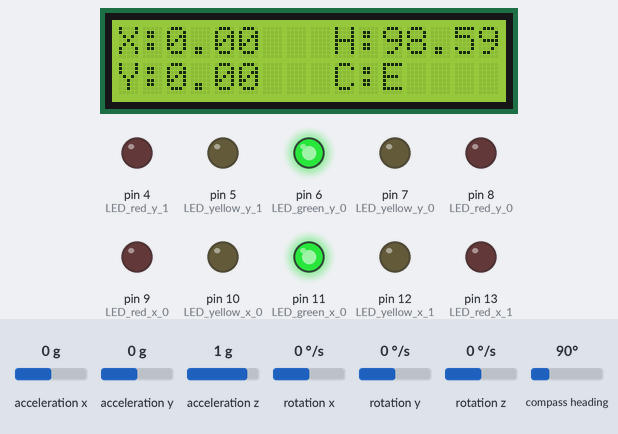
A sketch run on a simulated Arduino Uno, built with avr-gcc and run on an emulated ATmega328P. Shown: 16×2 character LCD, output pins drawn as LEDs (lit = HIGH). Wiring (inferred from the names in the program): HMC5883L compass at I2C address 0x1E. The test bench sets the inputs (shaded band); at power-on: compass heading 90°, acceleration x 0 g, acceleration y 0 g, acceleration z 1 g, rotation x 0 °/s, rotation y 0 °/s, rotation z 0 °/s.

Above: at 4.3 s.
4.4 s: compass heading set to 7°
At 5.4 s:
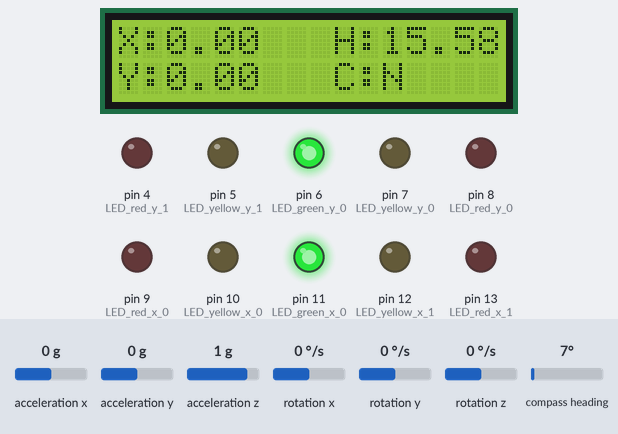
6.0 s: compass heading set to 180°
At 7.3 s:
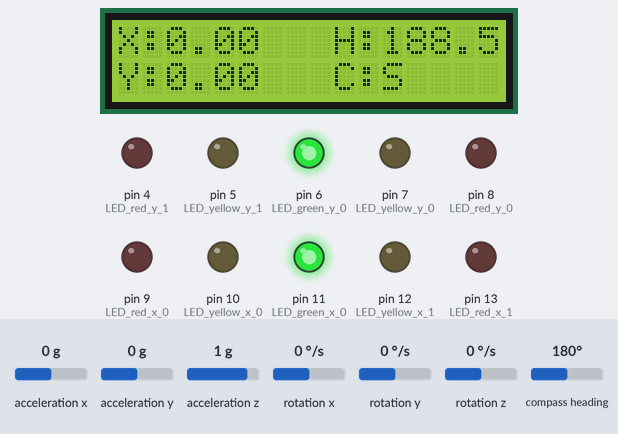
7.6 s: compass heading set to 269°
At 8.5 s:
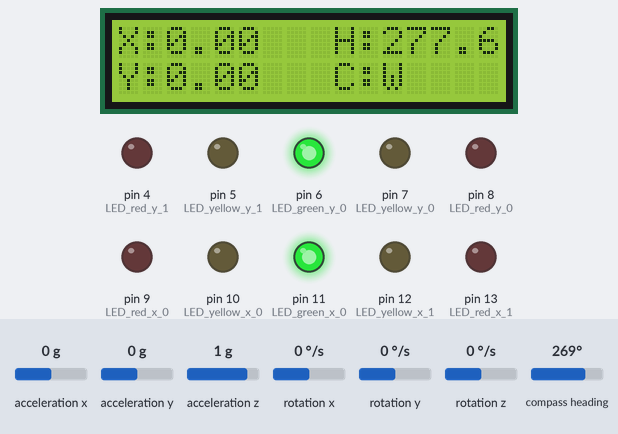
9.3 s: acceleration x set to -1.4 g
At 10.6 s:
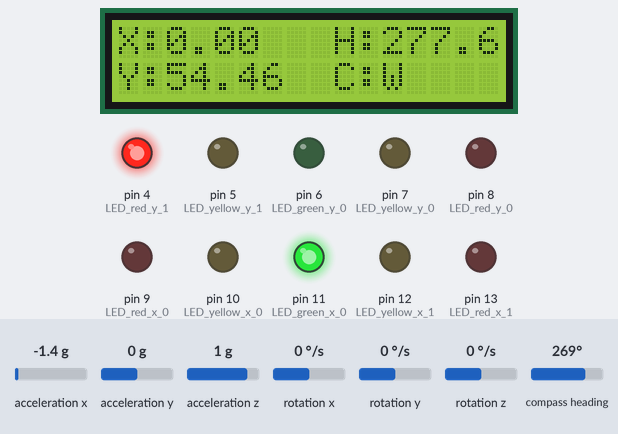
10.9 s: acceleration y set to -1.4 g
At 12.0 s:
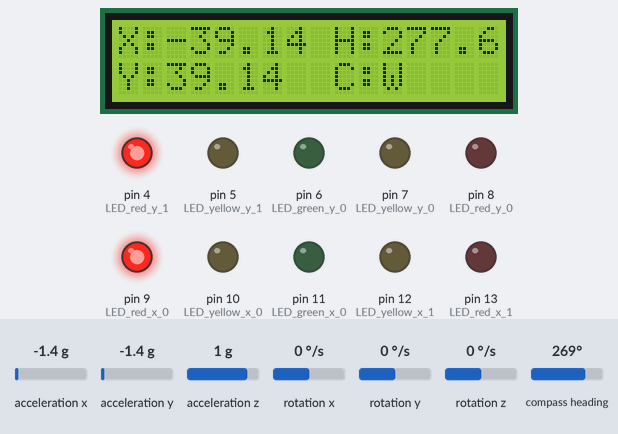
12.6 s: acceleration x set to 0 g
At 13.5 s:
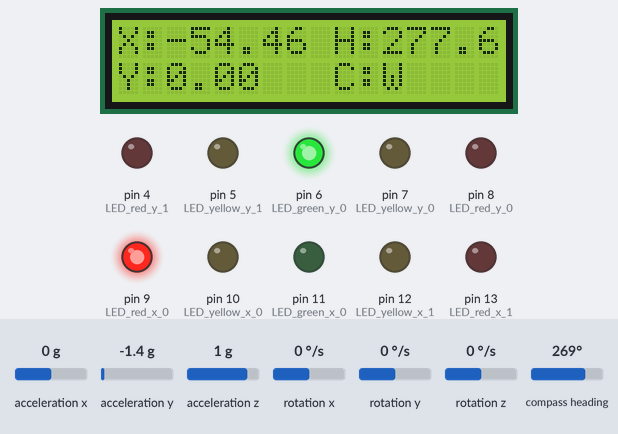
Timing chart, 0 to 15.3 s (numbered marks = the images above; inputs shaded):
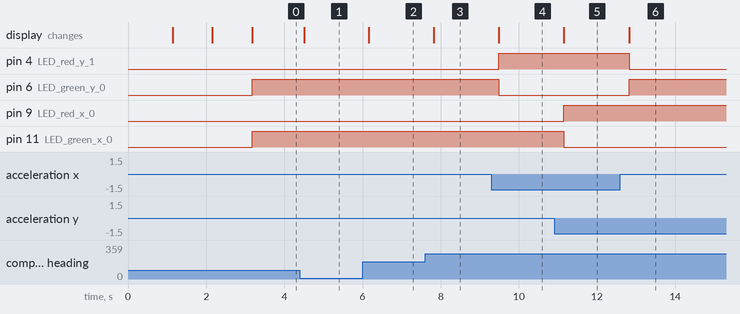

The sketch:

Arduino_Level.ino
```cpp
//Imports necessary libraries
#include "Wire.h"
#include <MPU6050_light.h>
#include <LiquidCrystal_I2C.h>
#include <Adafruit_Sensor.h>
#include <Adafruit_HMC5883_U.h>

//Defines connections to MPU-6050, HMC883L, and LED display modules
MPU6050 mpu(Wire);
Adafruit_HMC5883_Unified mag = Adafruit_HMC5883_Unified(12345);
unsigned long timer = 0;
LiquidCrystal_I2C lcd(0x27, 16, 2);

//Defines pins for x-axis LEDs
int LED_red_x_0 = 9;
int LED_yellow_x_0 = 10;
int LED_green_x_0 = 11;
int LED_yellow_x_1 = 12;
int LED_red_x_1 = 13;

//Defines pins for y-axis LEDs
int LED_red_y_0 = 8;
int LED_yellow_y_0 = 7;
int LED_green_y_0 = 6;
int LED_yellow_y_1 = 5;
int LED_red_y_1 = 4;

void setup() {
  //Starts wires for connections
  Wire.begin();

  //Turns display on
  lcd.init();
  lcd.backlight();
  lcd.begin(16,2);

  //Starts connection to MPU6050 module
  byte status = mpu.begin();
  while (status != 0) {
    //Waits if the MPU-6050 is not connected properly
    }

  //Show message while the sensor is calibrating
  lcd.setCursor(0,0);
  lcd.print("Calibrando...");
  delay(1000);
  lcd.clear();

  //Calibration of MPU6050
  mpu.calcOffsets();

  //Shows message when the sensor has been succesfully calibrated
  lcd.setCursor(0,0);
  lcd.print("Listo!");
  delay(1000);
  lcd.clear();

  //Begins tranmission to HMC5883L
  Wire.beginTransmission(0x1E);
  Wire.write(0x02);
  Wire.write(0x00);
  Wire.endTransmission();

  //Defines pin mode of both x and y axis LEDs as outputs
  pinMode(LED_red_x_0, OUTPUT);
  pinMode(LED_yellow_x_0, OUTPUT);
  pinMode(LED_green_x_0, OUTPUT);
  pinMode(LED_yellow_x_1, OUTPUT);
  pinMode(LED_red_x_1, OUTPUT);

  pinMode(LED_red_y_0, OUTPUT);
  pinMode(LED_yellow_y_0, OUTPUT);
  pinMode(LED_green_y_0, OUTPUT);
  pinMode(LED_yellow_y_1, OUTPUT);
  pinMode(LED_red_y_1, OUTPUT);

 }
void loop() {
  //Updates the MPU6050
  mpu.update();

  //Gets and displays data every 300 ms
  if ((millis() - timer) > 300) {
    //Updates data from HMC5883L module
    sensors_event_t event;
    mag.getEvent(&event);

    //Calculates the heading of the device
    float heading = atan2(event.magnetic.y, event.magnetic.x);

    //Corrects for the current declination angle of the location
    // 8.78 degrees West = 0.15 radians for Bucaramanga, Santander, Colombia
    float declination = 0.15;
    heading += declination;
    if (heading < 0) {
      heading += (2 * M_PI);
     }
    if (heading > (2 * M_PI)) {
      heading -= (2 * M_PI);
     }

    //Calculates the heading of the device in degrees
    float headingDegrees = heading * (180 / M_PI);

    String coordinate = "";

    //Sets the coordinate to be shown on screen depending on the current heading
    if (headingDegrees > 338 || headingDegrees < 22 ) {
      coordinate = "N";
     }
    if (headingDegrees > 22 && headingDegrees < 66 ) {
      coordinate = "NE";
     }
    if (headingDegrees > 66 && headingDegrees < 111 ) {
      coordinate = "E";
     }
    if (headingDegrees > 111 && headingDegrees < 156 ) {
      coordinate = "SE";
     }
    if (headingDegrees > 156 && headingDegrees < 201 ) {
      coordinate = "S";
     }
    if (headingDegrees > 201 && headingDegrees < 246 ) {
      coordinate = "SW";
     }
    if (headingDegrees > 246 && headingDegrees < 291 ) {
      coordinate = "W";
     }
    if (headingDegrees > 291 && headingDegrees < 338 ) {
      coordinate = "NW";
     }

    //Inclination angles for both x and y axis
    float angleX = mpu.getAngleX();
    float angleY = mpu.getAngleY();

    //Clears previous data and sets the new one to be shown on the screen
    lcd.clear();

    //Inclination on x-axis
    lcd.setCursor(0,0);
    lcd.print("X:");
    lcd.print(angleX);

    //Inclination on y-axis
    lcd.setCursor(0,1);
    lcd.print("Y:");
    lcd.print(angleY);

    //Heading in degrees
    lcd.setCursor(9,0);
    lcd.print("H:");
    lcd.print(headingDegrees);

    //Coordinate in the cardinal system
    lcd.setCursor(9,1);
    lcd.print("C:");
    lcd.print(coordinate);

    //Turns on the corresponding red LED if the inclination on the x-axis is
    //less than -5.01 degrees
    if (angleX < -5.01) {
    digitalWrite(LED_red_x_0, HIGH);
    digitalWrite(LED_yellow_x_0, LOW);
    digitalWrite(LED_green_x_0, LOW);
    digitalWrite(LED_yellow_x_1, LOW);
    digitalWrite(LED_red_x_1, LOW);
    }

    //Turns on the corresponding yellow LED if the inclination on the x-axis is
    //any value between -5.00 and -1.01 degrees
    else if ((angleX > -5.00) && (angleX < -1.01)) {
    digitalWrite(LED_red_x_0, LOW);
    digitalWrite(LED_yellow_x_0, HIGH);
    digitalWrite(LED_green_x_0, LOW);
    digitalWrite(LED_yellow_x_1, LOW);
    digitalWrite(LED_red_x_1, LOW);
    }

    //Turns on the corresponding green LED if the inclination on the x-axis is
    //any value between -1.00 and 1.00 degrees
    else if ((angleX < 1.00) && (angleX > -1.00)) {
    digitalWrite(LED_red_x_0, LOW);
    digitalWrite(LED_yellow_x_0, LOW);
    digitalWrite(LED_green_x_0, HIGH);
    digitalWrite(LED_yellow_x_1, LOW);
    digitalWrite(LED_red_x_1, LOW);
    }

    //Turns on the corresponding yellow LED if the inclination on the x-axis is
    //any value between 1.01 and 5.00 degrees
    else if ((angleX > 1.01) && (angleX < 5.00)) {
    digitalWrite(LED_red_x_0, LOW);
    digitalWrite(LED_yellow_x_0, LOW);
    digitalWrite(LED_green_x_0, LOW);
    digitalWrite(LED_yellow_x_1, HIGH);
    digitalWrite(LED_red_x_1, LOW);
    }

    //Turns on the corresponding red LED if the inclination on the x-axis is
    //greater than 5.01 degrees
    else if (angleX > 5.01) {
    digitalWrite(LED_red_x_0, LOW);
    digitalWrite(LED_yellow_x_0, LOW);
    digitalWrite(LED_green_x_0, LOW);
    digitalWrite(LED_yellow_x_1, LOW);
    digitalWrite(LED_red_x_1, HIGH);
    }

    //Turns on the corresponding red LED if the inclination on the y-axis is
    //less than -5.01 degrees
    if (angleY < -5.01) {
    digitalWrite(LED_red_y_0, HIGH);
    digitalWrite(LED_yellow_y_0, LOW);
    digitalWrite(LED_green_y_0, LOW);
    digitalWrite(LED_yellow_y_1, LOW);
    digitalWrite(LED_red_y_1, LOW);
    }

    //Turns on the corresponding yellow LED if the inclination on the y-axis is
    //any value between -5.00 and -1.01 degrees
    else if ((angleY > -5.00) && (angleY < -1.01)) {
    digitalWrite(LED_red_y_0, LOW);
    digitalWrite(LED_yellow_y_0, HIGH);
    digitalWrite(LED_green_y_0, LOW);
    digitalWrite(LED_yellow_y_1, LOW);
    digitalWrite(LED_red_y_1, LOW);
    }

    //Turns on the corresponding green LED if the inclination on the y-axis is
    //any value between -1.00 and 1.00 degrees
    else if ((angleY < 1.00) && (angleY > -1.00)) {
    digitalWrite(LED_red_y_0, LOW);
    digitalWrite(LED_yellow_y_0, LOW);
    digitalWrite(LED_green_y_0, HIGH);
    digitalWrite(LED_yellow_y_1, LOW);
    digitalWrite(LED_red_y_1, LOW);
    }

    //Turns on the corresponding yellow LED if the inclination on the y-axis is
    //any value between 1.01 and 5.00 degrees
    else if ((angleY > 1.01) && (angleY < 5.00)) {
    digitalWrite(LED_red_y_0, LOW);
    digitalWrite(LED_yellow_y_0, LOW);
    digitalWrite(LED_green_y_0, LOW);
    digitalWrite(LED_yellow_y_1, HIGH);
    digitalWrite(LED_red_y_1, LOW);
    }

    //Turns on the corresponding red LED if the inclination on the y-axis is
    //greater than 5.01 degrees
    else if (angleY > 5.01) {
    digitalWrite(LED_red_y_0, LOW);
    digitalWrite(LED_yellow_y_0, LOW);
    digitalWrite(LED_green_y_0, LOW);
    digitalWrite(LED_yellow_y_1, LOW);
    digitalWrite(LED_red_y_1, HIGH);
    }

    //Resets the timer to show new data
     timer = millis();
   }
 }
```

Measured:
- after the input at 4.4 s, the display: changes after 0.11 s (image 1)
- after the input at 6.0 s, the display: changes after 0.16 s (image 2)
- after the input at 7.6 s, the display: changes after 0.22 s (image 3)
- after the input at 9.3 s, pin 4 (LED_red_y_1): LOW → HIGH after 0.18 s; pin 6 (LED_green_y_0): HIGH → LOW after 0.18 s; the display: changes after 0.18 s (image 4)
- after the input at 10.9 s, pin 9 (LED_red_x_0): LOW → HIGH after 0.25 s; pin 11 (LED_green_x_0): HIGH → LOW after 0.25 s; the display: changes after 0.25 s (image 5)
- after the input at 12.6 s, pin 4 (LED_red_y_1): HIGH → LOW after 0.22 s; pin 6 (LED_green_y_0): LOW → HIGH after 0.22 s; the display: changes after 0.22 s (image 6)
